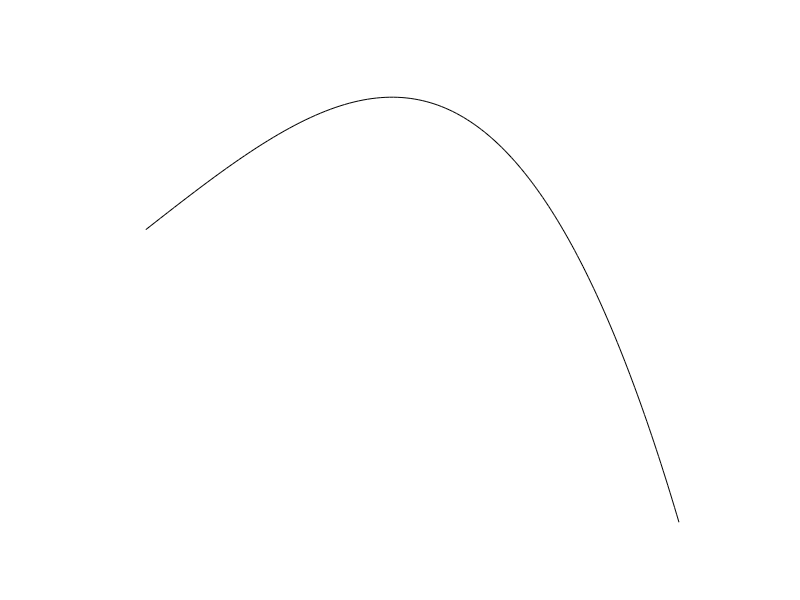
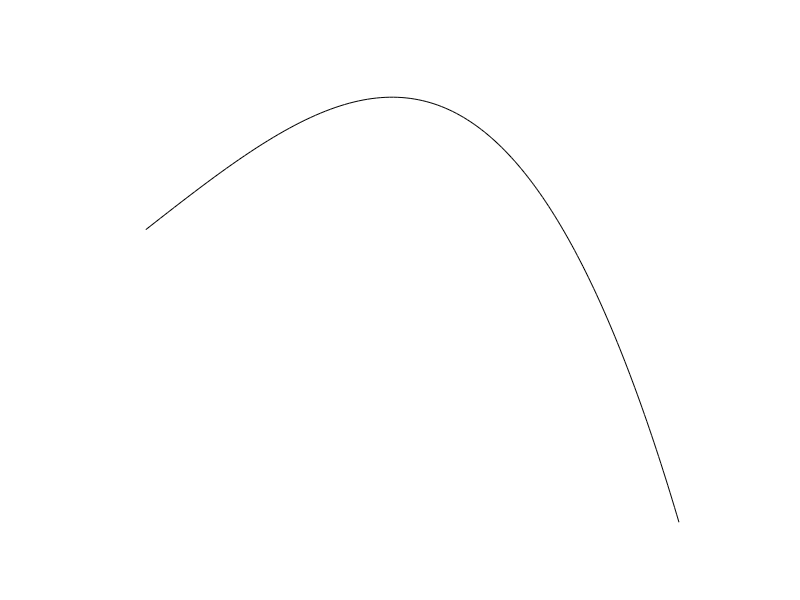

The MATLAB script that drew these images, in order:
#
clf
format long
hold on

wa=80
wb=100;
wc=300;

M=200;
w=60:1:M;
wd=50:1:M-1;

y= sqrt((1+w.^2./wa.^2)./((1+w.^2./wb.^2).*(1+w.^2./wc.^2)));
dydt=diff(y)./diff(w);

plot(log(w),log(y),"color","black")
%plot(log(wd),log(dydt))

%plot(w,y)
%plot(wd,dydt)

grid off
axis off

print -demf transistorBetaVersusCurrent.emf
print -deps transistorBetaVersusCurrent.eps




